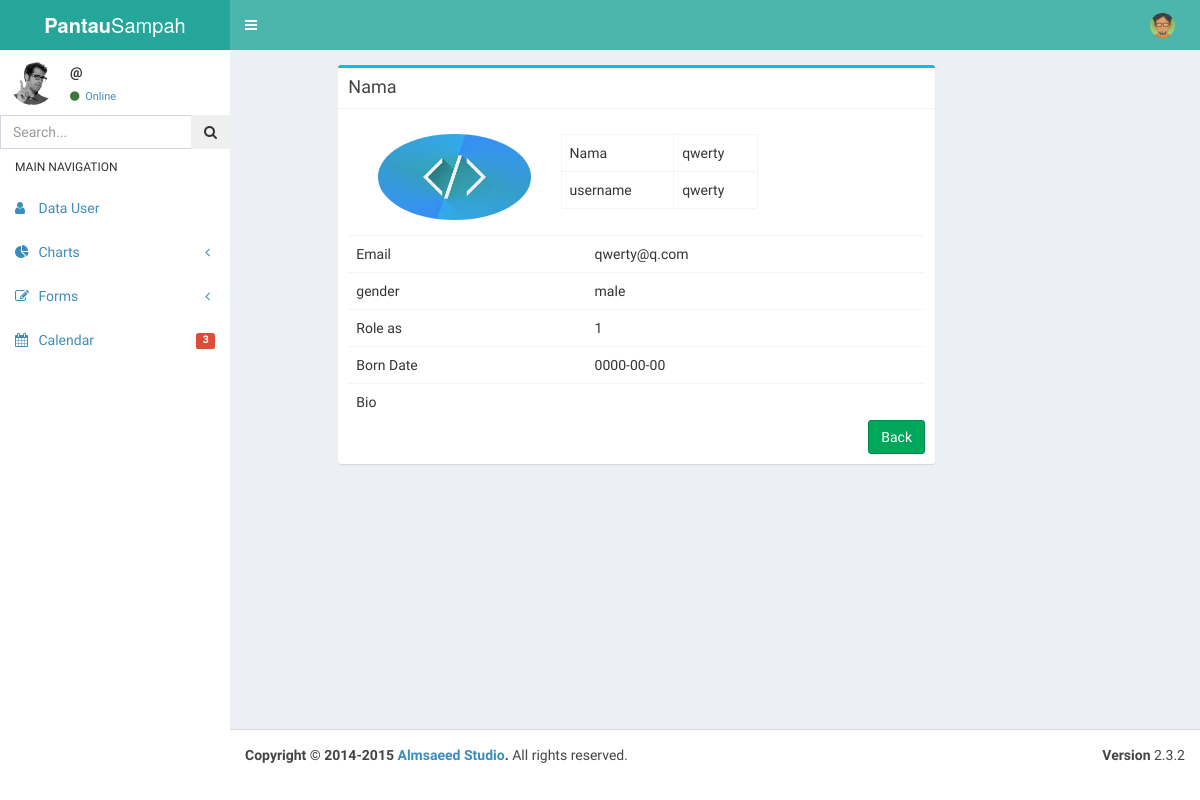
/index.php/crud/viewmoreuser/46, run on the app's committed database.
### tables this page shows
CREATE TABLE IF NOT EXISTS `user` (
  `id` int(11) NOT NULL AUTO_INCREMENT,
  `nama` varchar(50) NOT NULL,
  `username` varchar(50) NOT NULL,
  `password` varchar(50) NOT NULL,
  `email` varchar(50) NOT NULL,
  `bio` text NOT NULL,
  `born_date` date NOT NULL,
  `gender` varchar(8) DEFAULT NULL,
  `file` varchar(200) DEFAULT NULL,
  `ext` varchar(8) DEFAULT NULL,
  `input_total` double NOT NULL,
  `role_id` int(2) NOT NULL,
  `create_at` timestamp NOT NULL DEFAULT CURRENT_TIMESTAMP,
  `edit_at` timestamp NOT NULL DEFAULT '0000-00-00 00:00:00',
  PRIMARY KEY (`id`),
  KEY `role_id` (`role_id`)
);

### application/controllers/Crud.php (called while the page is built, shortened)
<?php
class crud extends CI_Controller
{
	function __construct()
	{
		$this->load->library('form_validation');
		$this->load->model('crudmodel');
	}
  public function viewmoreuser()
  {
  	$kd = $this->uri->segment(3);
		$dt = $this->crudmodel->editmore($kd);
		$data['nama'] = $dt->nama;
		$data['username'] = $dt->username;
		$data['password'] = $dt->password;
		$data['email'] = $dt->email;
		$data['gender'] = $dt->gender;
		$data['role_id'] = $dt->role_id;
		$data['bio'] = $dt->bio;
		$data['born_date'] = $dt->born_date;
		$data['id'] = $kd;
  	$this->load->view('templateadmin/vmoreuser', $data);
  }
}

### index.php (called while the page is built, shortened)
<?php
require_once BASEPATH.'core/CodeIgniter.php';

### application/models/Crudmodel.php (called while the page is built, shortened)
<?php
class crudmodel extends CI_Model
{
    public function editmore($a)
    {
    	$d = $this->db->get_where('user', array('id' => $a))->row();
 		return $d;
    }
}

### application/views/templateadmin/vmoreuser.php (the view, shortened to what this page needs)
<div class="content-wrapper">
	<div class="content-header">
		<div class="col-md-offset-1 col-md-8">
			<div class="box box-info">
				<div class="box-header with-border">
					<h2 class="box-title">Nama</h2>
				</div>
				<div class="box-body">
						<div class="panel-body">
							<div class="col-xs-12 col-md-4">
								<img class="img-responsive img-circle" />
							</div>
							<div class="col-xs-12 col-md-5">
								<div class="box-body table-responsive no-padding">
									<table class="table table-bordered table-hover">
										<tr>
											<td>
												Nama
											</td>
											<td>
												<?php echo $nama ?>
											</td>
										</tr>
										<tr>
											<td>
												username
											</td>
											<td>
												<?php echo $username ?>
											</td>
										</tr>
									</table>
								</div>
							</div>
						</div>
						<div class="box-body table-responsive no-padding">
							<table class="table table-hover">
								<tr>
									<td>
										Email
									</td>
									<td>
										<?php echo $email ?>
									</td>
								</tr>
								<tr>
									<td>
										gender
									</td>
									<td>
										<?php echo $gender ?>
									</td>
								</tr>
								<tr>
									<td>
									 Role as
									</td>
									<td>
										<?php echo $role_id ?>
									</td>
								</tr>
								<tr>
									<td>
										Born Date
									</td>
									<td>
										<?php echo $born_date ?>
									</td>
								</tr>
								<tr>
									<td>
										Bio
									</td>
									<td>
									</td>
								</tr>
							</table>
						</div>
					<a href="<?php echo site_url('crud') ?>" class="btn btn-success pull-right">Back</a>
				</div>
			</div>
		</div>
	</div>
</div>

### data on the page
user: nama "qwerty", username "qwerty", email "qwerty@q.com", gender "male", role "1", born_date "0000-00-00"
